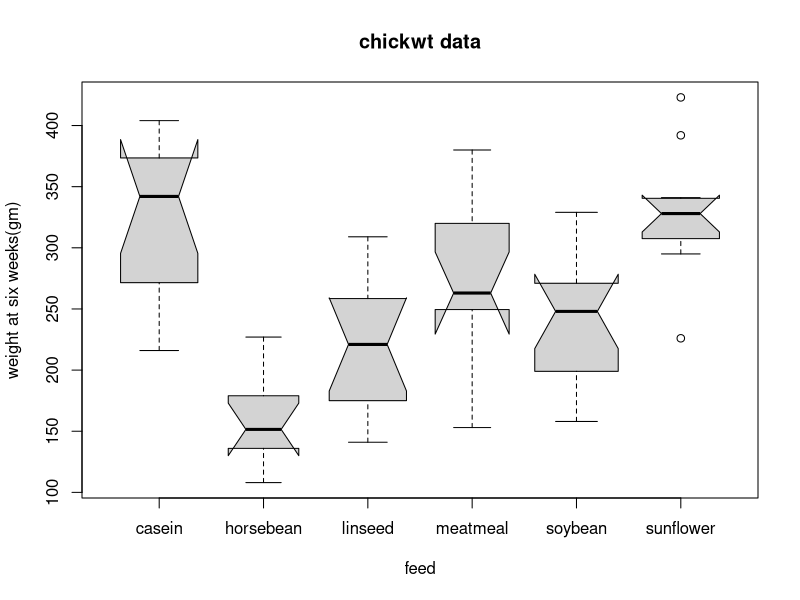
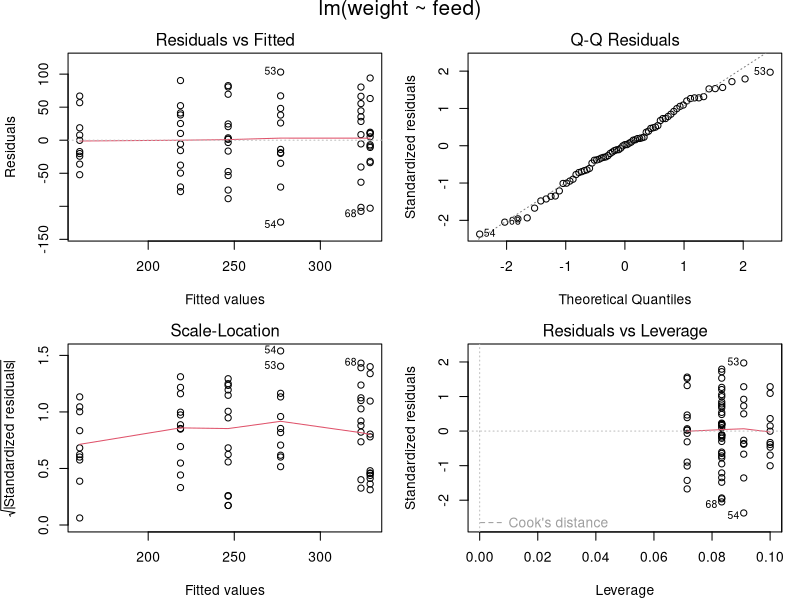

Reproduce these figures in R, in order.
data()
chickwts
?chickwts

require(stats); require(graphics)
boxplot(weight ~ feed, data = chickwts, col = "lightgray",
  varwidth = TRUE, notch = TRUE, main = "chickwt data",
  ylab = "weight at six weeks(gm)")
anova(fm1 <- lm(weight ~ feed, data = chickwts))
opar <- par(mfrow = c(2, 2), oma = c(0, 0, 1.1, 0),
  mar = c(4.1, 4.1, 2.1, 1.1))
plot(fm1)
par(opar)